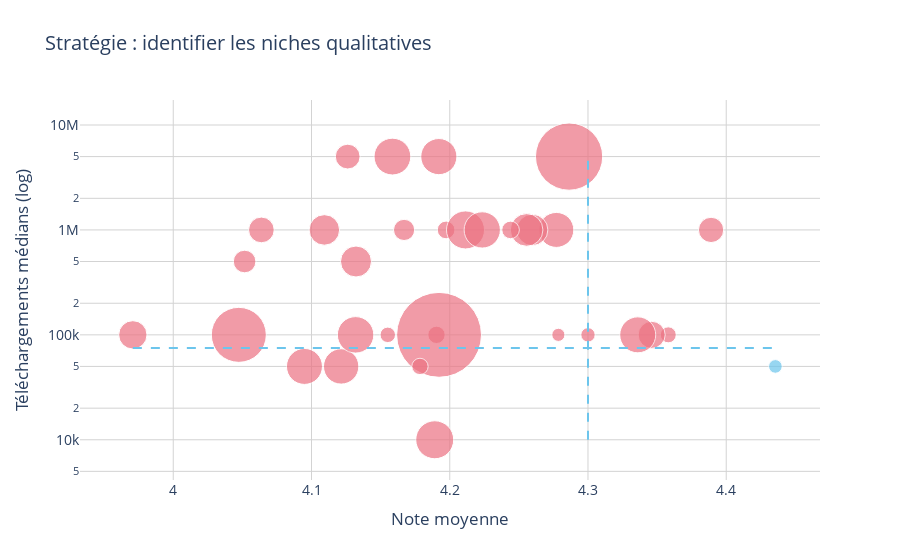

The cell this chart's notebook holds for it:
### Markdown cell above
#### Les catégories PARENTING, ART_AND_DESIGN, EDUCATION, BOOKS_AND_REFERENCE et PERSONALIZATION sont positionnées dans le quadrant supérieur droit du graphique, combinent une excellente satisfaction utilisateur avec une forte popularité, ce qui en fait des segments stratégiques à fort potentiel, idéaux pour un investissement à court terme ou une prise de position dominante sur des marchés déjà réceptifs.

### Code cell
rating_threshold = 4.3
installs_threshold = 75000

segment_stats["Niche Qualitative"] = (
    (segment_stats["Average Rating"] >= rating_threshold) &
    (segment_stats["Median Installs"] < installs_threshold)
)

segment_stats["Couleur"] = segment_stats["Niche Qualitative"].map({
    True: "#6cc5ec",
    False: "#ec7282"
})

fig = px.scatter(
    segment_stats,
    x="Average Rating",
    y="Median Installs",
    size="App Count",
    color="Couleur",
    hover_name="Category",
    color_discrete_map="identity",
    size_max=60,
    log_y=True,
    title="Stratégie : identifier les niches qualitatives"
)

fig.add_shape(
    type="line",
    x0=rating_threshold, x1=rating_threshold,
    y0=segment_stats["Median Installs"].min(), y1=segment_stats["Median Installs"].max(),
    line=dict(color="#6cc5ec", dash="dash"),
)

fig.add_shape(
    type="line",
    y0=installs_threshold, y1=installs_threshold,
    x0=segment_stats["Average Rating"].min(), x1=segment_stats["Average Rating"].max(),
    line=dict(color="#6cc5ec", dash="dash"),
)

fig.add_annotation(
    x=rating_threshold + 0.05,
    y=installs_threshold / 10,
    showarrow=False,
    font=dict(color="blue", size=14),
    bgcolor="rgba(0, 0, 255, 0.05)"
)

fig.update_traces(marker_symbol="circle")
fig.update_layout(
    xaxis_title="Note moyenne",
    yaxis_title="Téléchargements médians (log)",
    plot_bgcolor='white',
    font=dict(size=14),
    xaxis=dict(showgrid=True, gridcolor='lightgray'),
    yaxis=dict(showgrid=True, gridcolor='lightgray'),
    showlegend=False
)

fig.show()

### Figure 1 — Plotly figure (JSON) as saved in the notebook; plotly's stock layout.template omitted (floating-point values rounded to 4 significant figures)
{"data": [{"hovertemplate": "<b>%{hovertext}</b><br><br>Average Rating=%{x}<br>Median Installs=%{y}<br>App Count=%{marker.size}<extra></extra>", "hovertext": ["ART_AND_DESIGN", "AUTO_AND_VEHICLES", "BEAUTY", "BOOKS_AND_REFERENCE", "BUSINESS", "COMICS", "COMMUNICATION", "DATING", "EDUCATION", "ENTERTAINMENT", "FAMILY", "FINANCE", "FOOD_AND_DRINK", "GAME", "HEALTH_AND_FITNESS", "HOUSE_AND_HOME", "LIBRARIES_AND_DEMO", "LIFESTYLE", "MAPS_AND_NAVIGATION", "MEDICAL", "NEWS_AND_MAGAZINES", "PARENTING", "PERSONALIZATION", "PHOTOGRAPHY", "PRODUCTIVITY", "SHOPPING", "SOCIAL", "SPORTS", "TOOLS", "TRAVEL_AND_LOCAL", "VIDEO_PLAYERS", "WEATHER"], "legendgroup": "", "marker": {"color": "#ec7282", "size": [62, 73, 42, 178, 303, 58, 328, 195, 155, 149, 1747, 323, 109, 1097, 297, 76, 65, 314, 124, 350, 233, 50, 314, 317, 351, 238, 259, 319, 734, 226, 160, 75], "sizemode": "area", "sizeref": 0.4853, "symbol": "circle"}, "mode": "markers", "name": "", "orientation": "v", "showlegend": false, "type": "scatter", "x": [4.358, 4.19, 4.279, 4.346, 4.121, 4.155, 4.159, 3.971, 4.389, 4.126, 4.192, 4.132, 4.167, 4.286, 4.277, 4.197, 4.178, 4.095, 4.052, 4.189, 4.132, 4.3, 4.336, 4.192, 4.211, 4.26, 4.256, 4.224, 4.047, 4.109, 4.064, 4.244], "xaxis": "x", "y": [100000, 100000, 100000, 100000, 50000, 100000, 5000000, 100000, 1000000, 5000000, 100000, 100000, 1000000, 5000000, 1000000, 1000000, 50000, 50000, 500000, 10000, 500000, 100000, 100000, 5000000, 1000000, 1000000, 1000000, 1000000, 100000, 1000000, 1000000, 1000000], "yaxis": "y"}, {"hovertemplate": "<b>%{hovertext}</b><br><br>Average Rating=%{x}<br>Median Installs=%{y}<br>App Count=%{marker.size}<extra></extra>", "hovertext": ["EVENTS"], "legendgroup": "", "marker": {"color": "#6cc5ec", "size": [45], "sizemode": "area", "sizeref": 0.4853, "symbol": "circle"}, "mode": "markers", "name": "", "orientation": "v", "showlegend": false, "type": "scatter", "x": [4.436], "xaxis": "x", "y": [50000], "yaxis": "y"}], "layout": {"annotations": [{"bgcolor": "rgba(0, 0, 255, 0.05)", "font": {"color": "blue", "size": 14}, "showarrow": false, "x": 4.35, "y": 7500}], "font": {"size": 14}, "legend": {"itemsizing": "constant", "tracegroupgap": 0}, "plot_bgcolor": "white", "shapes": [{"line": {"color": "#6cc5ec", "dash": "dash"}, "type": "line", "x0": 4.3, "x1": 4.3, "y0": 10000, "y1": 5000000}, {"line": {"color": "#6cc5ec", "dash": "dash"}, "type": "line", "x0": 3.971, "x1": 4.436, "y0": 75000, "y1": 75000}], "showlegend": false, "title": {"text": "Stratégie : identifier les niches qualitatives"}, "xaxis": {"anchor": "y", "domain": [0, 1], "gridcolor": "lightgray", "showgrid": true, "title": {"text": "Note moyenne"}}, "yaxis": {"anchor": "x", "domain": [0, 1], "gridcolor": "lightgray", "showgrid": true, "title": {"text": "Téléchargements médians (log)"}, "type": "log"}}}
